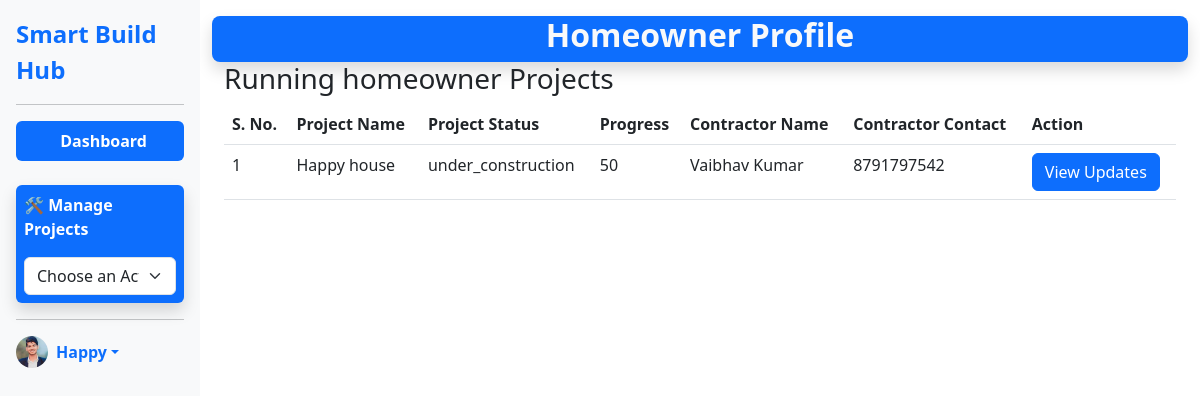
Screenshot of /homeownerapp/runninghomeownerproject/ (signed in) with the database file from the repository.
### mainapp/models.py (models this page shows)
class userinfo(models.Model):
    name=models.CharField(max_length=100)
    email=models.EmailField(max_length=100)
    contactno=models.CharField(max_length=15)
    address=models.TextField()
    picture=models.ImageField(upload_to='profiles',blank=True)
    bio=models.TextField()
    login=models.OneToOneField(loginInfo,on_delete=models.CASCADE)

### homeownerapp/models.py (models this page shows, shortened)
class Project(models.Model):
    projectname = models.CharField(max_length=255)
    homeowner = models.ForeignKey(userinfo,on_delete=models.CASCADE,related_name='project_homeowner')
    contractor = models.ForeignKey(userinfo,on_delete=models.SET_NULL,null=True, blank=True,related_name='project_contractor')
    start_date = models.DateField(null=True, blank=True)
    end_date = models.DateField(null=True, blank=True)
    duration = models.IntegerField(help_text="Estimated number of days", null=True, blank=True)
    budget = models.DecimalField(max_digits=12, decimal_places=2)
    progress = models.PositiveIntegerField(default=0, help_text="Completion percentage")
    location = models.CharField(max_length=255, blank=True)
    status = models.CharField(
        max_length=50,
        choices=[
            ('planned', 'Planned'),
            ('designing_phase', 'Designing Phase'),
            ('awaiting_approval', 'Awaiting Approval'),
            ('under_construction', 'Under Construction'),
            ('delayed', 'Delayed'),
            ('completed', 'Completed'),
            ('cancelled', 'Cancelled'),
        ],
        default='planned'
    )
    plot_size = models.CharField(max_length=50, blank=True)
    HOUSE_TYPES = [
        ('duplex', 'Duplex'),
        ('bungalow', 'Bungalow'),
        ('villa', 'Villa'),
        ('independent_floor', 'Independent Floor'),
        ('flat', 'Modern Flat'),
    ]
    house_type = models.CharField(max_length=50, choices=HOUSE_TYPES, blank=True)
    num_floors = models.CharField(max_length=10, blank=True)
    basement = models.CharField(max_length=10, choices=[('yes', 'Yes'), ('no', 'No')], blank=True)
    PARKING_CHOICES = [
        ('yes', 'Yes'),
        ('no', 'No'),
        ('covered', 'Covered Parking'),
        ('open', 'Open Parking')
    ]
    parking_required = models.CharField(max_length=20, choices=PARKING_CHOICES, blank=True)
    bedrooms = models.CharField(max_length=10, choices=[
        ('1bhk', '1 BHK'),
        ('2bhk', '2 BHK'),
        ('3bhk', '3 BHK'),
        ('4+', '4+ BHK')
    ], blank=True)
    bathrooms = models.CharField(max_length=10, blank=True)
    kitchen_each_floor = models.CharField(max_length=10, choices=[('yes', 'Yes'), ('no', 'No')], blank=True)
    additional_rooms = models.JSONField(blank=True, null=True)
    outdoor_areas = models.JSONField(blank=True, null=True)
    MATERIAL_CHOICES = [
        ('bricks', 'Red Bricks'),
        ('aac', 'AAC Blocks'),
        ('fly_ash', 'Fly Ash Bricks'),
        ('concrete', 'Concrete Blocks'),
        ('not_sure', 'Not Sure')
    ]
    preferred_material = models.CharField(max_length=50, choices=MATERIAL_CHOICES, blank=True)
    STYLE_CHOICES = [
        ('modern', 'Modern'),
        ('traditional', 'Traditional'),
        ('contemporary', 'Contemporary'),
        ('minimalist', 'Minimalist'),
        ('not_decided', 'Not Decided')
    ]
    construction_style = models.CharField(max_length=50, choices=STYLE_CHOICES, blank=True)
    solar_panel = models.BooleanField(default=False)
    design_reference = models.URLField(blank=True, null=True)
    special_requirements = models.TextField(blank=True)
    created_at = models.DateTimeField(auto_now_add=True)
    updated_at = models.DateTimeField(auto_now=True)

### homeownerapp/views.py (the view)
# urls.py: path('runninghomeownerproject/',views.runninghomeownerproject,name='runninghomeownerproject'),
def runninghomeownerproject(request):
    if not 'homeownerid' in request.session:
        messages.error(request,"You are not logged In")
        return redirect('login')
    homeownerid = request.session.get('homeownerid')
    homeowner = userinfo.objects.filter(email=homeownerid).first()
    project=Project.objects.filter(homeowner=homeowner,status='under_construction')
    context = {
        'name':homeowner.name,
        'homeownerid':homeownerid,
        'project':project,
    }
    return render(request, 'runninghomeownerproject.html',context)

### homeownerapp/templates/runninghomeownerproject.html (shortened to what this page needs)
{% extends 'homeownerbase.html' %}
{% block main %}
<!DOCTYPE html>
<html lang="en">
<head>
</head>
<body>
    <h3>Running homeowner Projects</h3>
    {% if project %}
    <table class="table">
        <tr>
            <th>S. No.</th>
            <th>Project Name</th>
            <th>Project Status</th>
            <th>Progress</th>
            <th>Contractor Name</th>
            <th>Contractor Contact</th>
            <th>Action</th>
        </tr>
        {% for p in project %}
        <tr>
            <td>{{forloop.counter}}</td>
            <td>{{p.projectname}}</td>
            <td>{{p.status}}</td>
            <td>{{p.progress}}</td>
            <td>{{p.contractor.name}}</td>
            <td>{{p.contractor.contactno}}</td>
            <td>
                <a href="{% url 'viewupdates' id=p.id %}" class="btn btn-primary">View Updates</a>
            </td>
        </tr>
        {% endfor %}
    </table>
    {% else %}
    <p class="text-center">You have no running Projects</p>
    {% endif %}
</body>
</html>
{% endblock %}

### homeownerapp/templates/homeownerbase.html (shortened to what this page needs)
{% load static %}
<!DOCTYPE html>
<html lang="en">
<head>
    <link href="https://cdn.jsdelivr.net/npm/bootstrap@5.3.0/dist/css/bootstrap.min.css" rel="stylesheet">
</head>
<body>
    <div class="container-fluid">
        <div class="row">
            <div class="col-md-3 col-lg-2 sidebar p-0">
                <div class="d-flex flex-column flex-shrink-0 p-3 fw-semibold">
                    <a href="/" class="d-flex align-items-center mb-3 mb-md-0 me-md-auto text-decoration-none">
                        <span class="fs-4">Smart Build Hub</span>
                    </a>
                    <hr>
                    <ul class="nav nav-pills flex-column mb-auto">
                        <li class="nav-item">
                            <a href="#" class="nav-link active" aria-current="page">
                                <svg class="bi me-2" width="16" height="16">
                                    <use xlink:href="#home" />
                                </svg>
                                Dashboard
                            </a>
                        </li>
                        <li class="mt-4 bg-primary shadow border-3 p-2 rounded">
                            <label for="project-nav" class="form-label text-white fw-bold">🛠 Manage Projects</label>
                            <select id="project-nav" class="form-select mt-2"
                                onchange="if(this.value) window.location.href=this.value;">
                                <option selected disabled>Choose an Action</option>
                            </select>
                        </li>
                    </ul>
                    <hr>
                    <div class="dropdown">
                        <a href="#" class="d-flex align-items-center text-decoration-none dropdown-toggle"
                            id="dropdownUser1" data-bs-toggle="dropdown" aria-expanded="false">
                            <img src="{% static 'img/thevaibhav.jpg' %}"
                                alt="Profile picture of contractor" width="32" height="32" class="rounded-circle me-2">
                            <strong>{{name}}</strong>
                        </a>
                    </div>
                </div>
            </div>
            <div class="col-md-9 col-lg-10 ms-sm-auto px-4">
                <div class="row">
                    <div class="col-sm-12 text-center mt-3 bg-primary shadow rounded-3 text-light">
                        <h2><b>Homeowner Profile</b></h2>
                    </div>
                </div>
                {% block main %}{% endblock %}
            </div>
        </div>
    </div>
</body>
</html>

### homeownerapp/templates/homeownerbase.html (style rules this page uses)
.sidebar { background-color: #f8f9fa; height: 100vh; position: sticky; top: 0; }

### rows the page displays
userinfo: name "Happy"
Project: projectname "Happy house", status "under_construction", progress "50", contractor.name "Vaibhav Kumar", contractor.contactno "8791797542"
